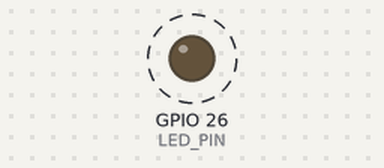
Recording of a sketch running on a simulated ESP32. Shown: output pins drawn as LEDs (lit = HIGH). Dashed ring = blinking. What the sketch prints to the serial monitor is not drawn.

Above: at 0.2 s.
Timing chart, 0 to 3.0 s (numbered marks = the images above):
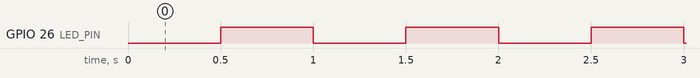

The sketch:

AeroSense_U1_Blink.ino
```cpp
/*
 * ============================================================================
 *  AeroSense  |  Unit U1 - Power / Compute Smoke Test
 *  File: 01_U1_blink_smoketest.ino
 * ============================================================================
 *
 *  WHAT THIS SKETCH DOES (in plain English)
 *  ----------------------------------------
 *  This is the FIRST program you flash to a brand-new ESP32 board for the
 *  AeroSense vape-detection node. It does NOT touch any sensors yet. Its only
 *  job is to prove the boring-but-critical foundation works:
 *
 *     1. The Arduino IDE can compile code for your ESP32.
 *     2. The USB cable + driver can upload that code to the board.
 *     3. The board powers up and runs (the 3.3 V rail is stable).
 *     4. You can see text from the board in the Serial Monitor.
 *     5. A GPIO pin can actually drive an LED.
 *
 *  It blinks the red LED on GPIO26 at 1 Hz (on 0.5 s, off 0.5 s) and prints
 *  "Blink alive" to the Serial Monitor once every second.
 *
 *  If THIS works, your whole toolchain + power + wiring foundation is solid,
 *  and you can move on to the PMS5003, SGP40, and buzzer with confidence. If
 *  something is broken, it is far easier to debug here than after you have
 *  added five other components.
 *
 *  WHY millis() INSTEAD OF delay()
 *  -------------------------------
 *  A blink can be done with delay(500). But on this project we build a habit:
 *  the final firmware reads a PMS5003 air-quality sensor over a serial port
 *  (UART). If the code ever sits inside delay(), it stops reading that port,
 *  the sensor's buffer overflows, and the data frames get CORRUPTED. So even
 *  though this demo has no sensor yet, we use the SAME non-blocking millis()
 *  timing pattern you will use everywhere else. Learn it here while it is
 *  simple. We use NO delay() anywhere in this sketch.
 *
 *  HOW millis() TIMING WORKS
 *  -------------------------
 *  millis() returns the number of milliseconds since the board powered on. The
 *  pattern is always the same:
 *      if (now - lastTime >= interval) {   // has enough time passed?
 *          lastTime = now;                 // remember "now" for next time
 *          ...do the thing...              // runs once per interval
 *      }
 *  loop() keeps spinning at full speed; the "if" only fires when the interval
 *  has elapsed. Nothing is ever blocked.
 *
 *  Note on the ~49.7-day "rollover": millis() is a 32-bit unsigned counter, so
 *  it wraps back to 0 after about 49.7 days of uptime. Because we keep all of
 *  now/lastBlinkMs/lastHeartbeatMs as uint32_t and compare with the
 *  (now - lastTime) subtraction, the unsigned math wraps correctly and the
 *  timing keeps working right through the rollover. (Do NOT rewrite this as
 *  now >= lastTime + interval -- that form breaks at the rollover.)
 *
 *  ARDUINO IDE SETTINGS (do this before uploading)
 *  -----------------------------------------------
 *    - Install the "esp32 by Espressif Systems" board package (Boards Manager).
 *    - Tools > Board:  "ESP32 Dev Module"
 *    - Tools > Port:   the COM port that appears when you plug in the board
 *                      (Windows). If no port appears, install the CP210x or
 *                      CH340 USB-serial driver for your board.
 *    - Tools > Upload Speed: 115200 (a safe default if uploads fail)
 *    - Open Tools > Serial Monitor and set the baud dropdown to 115200.
 *
 *  WIRING FOR THIS TEST (only the LED is needed)
 *  ---------------------------------------------
 *    GPIO26 ---[ 220 ohm resistor ]---> LED long leg (anode, +)
 *    LED short leg (cathode, -) -------> GND
 *  The resistor protects the LED and the ESP32 pin. Polarity matters: if the
 *  LED never lights, try flipping it around.
 *
 *  REFERENCE PIN MAP FOR THE FULL AeroSense NODE (for later units; not wired
 *  or used in this smoke test, listed here so the file is self-documenting):
 *    - PMS5003 (PM2.5): UART Serial2, RX2 = GPIO16, TX2 = GPIO17, 9600 baud,
 *                       SERIAL_8N1. VCC from 5V / VIN (NOT 3.3 V).
 *    - SGP40 (VOC):     I2C, SDA = GPIO21, SCL = GPIO22, address 0x59, VCC 3.3V.
 *    - Buzzer (active): GPIO25 through a 220 ohm resistor.
 *    - Red LED:         GPIO26 through a 220 ohm resistor.
 *    - Debug serial:    115200 baud (used below).
 * ============================================================================
 */

// ---------------------------------------------------------------------------
// PIN ASSIGNMENTS
// ---------------------------------------------------------------------------
// "const" means this value never changes while the program runs. Using a named
// constant (instead of typing 26 everywhere) makes the code readable and means
// you only change the number in ONE place if the wiring ever changes.
const uint8_t LED_PIN = 26;   // Red LED, on GPIO26 (through a 220 ohm resistor)

// ---------------------------------------------------------------------------
// TIMING SETTINGS
// ---------------------------------------------------------------------------
// We want a 1 Hz blink: one full on+off cycle per second. That means we toggle
// the LED every 500 ms (half a second on, half a second off = 1000 ms total).
const uint32_t BLINK_INTERVAL_MS = 500;      // toggle the LED every 500 ms
const uint32_t HEARTBEAT_INTERVAL_MS = 1000; // print "Blink alive" every 1000 ms

// ---------------------------------------------------------------------------
// STATE VARIABLES
// ---------------------------------------------------------------------------
// These remember information BETWEEN passes through loop(). They are declared
// here (outside any function) so their values survive from one loop() call to
// the next. A variable declared inside loop() would reset every pass.

// Records the millis() value the last time we toggled the LED.
uint32_t lastBlinkMs = 0;

// Records the millis() value the last time we printed the heartbeat message.
uint32_t lastHeartbeatMs = 0;

// Tracks whether the LED is currently ON (true) or OFF (false) so we can flip
// it each interval. "bool" holds only true/false.
bool ledIsOn = false;

// ---------------------------------------------------------------------------
// setup() - runs ONCE when the board powers on or is reset
// ---------------------------------------------------------------------------
void setup() {
  // Start the USB serial link so we can print messages to the Serial Monitor.
  // 115200 is the baud rate (speed). The Serial Monitor must be set to the SAME
  // number or you will see garbage characters.
  // (We intentionally do NOT use `while (!Serial)`: this board talks to the PC
  //  through a CP210x/CH340 UART bridge, so Serial is always "ready" and such a
  //  wait would just hang the board whenever no monitor is open.)
  Serial.begin(115200);

  // Tell the ESP32 that GPIO26 is an OUTPUT (we are driving it, not reading it).
  pinMode(LED_PIN, OUTPUT);

  // Start with the LED OFF in a known state. LOW = 0 volts = off.
  digitalWrite(LED_PIN, LOW);
  ledIsOn = false;

  // A few friendly startup lines so you know the board booted and which sketch
  // is running. These print only once, right after power-up.
  Serial.println();
  Serial.println(F("============================================"));
  Serial.println(F("AeroSense U1 - Blink Smoke Test"));
  Serial.println(F("Red LED on GPIO26 should blink at 1 Hz."));
  Serial.println(F("You should see 'Blink alive' once per second."));
  Serial.println(F("============================================"));

  // NOTE: F("...") stores the text in flash (program) memory instead of RAM.
  // It is a tiny optimization that is good practice on microcontrollers.
}

// ---------------------------------------------------------------------------
// loop() - runs OVER AND OVER, forever, as fast as the chip can
// ---------------------------------------------------------------------------
// The whole sketch is non-blocking: loop() never waits. It just checks the
// clock and acts when the right amount of time has passed.
void loop() {
  // Read the clock ONCE at the top of the loop. Using one snapshot for all the
  // checks below keeps the timing consistent within this pass.
  uint32_t now = millis();

  // -------------------------------------------------------------------------
  // TASK 1: Toggle the LED every BLINK_INTERVAL_MS (500 ms) -> 1 Hz blink.
  // -------------------------------------------------------------------------
  if (now - lastBlinkMs >= BLINK_INTERVAL_MS) {
    // Remember the moment we toggled so the next toggle is timed from here.
    lastBlinkMs = now;

    // Flip the LED state: if it was on, turn it off, and vice versa.
    ledIsOn = !ledIsOn;                          // "!" means "not" (invert)
    digitalWrite(LED_PIN, ledIsOn ? HIGH : LOW); // HIGH = 3.3 V (on), LOW = off
  }

  // -------------------------------------------------------------------------
  // TASK 2: Print the heartbeat every HEARTBEAT_INTERVAL_MS (1000 ms).
  // -------------------------------------------------------------------------
  // This is a SEPARATE timer from the blink. Notice both tasks live in the same
  // loop() and neither blocks the other - exactly how the full firmware will
  // run the sensor poll, the alert toggle, and the network send side by side.
  if (now - lastHeartbeatMs >= HEARTBEAT_INTERVAL_MS) {
    lastHeartbeatMs = now;

    // Print the required heartbeat line. We also print the uptime in seconds so
    // you can watch the number climb and confirm the board is alive and timing.
    Serial.print(F("Blink alive  |  uptime: "));
    Serial.print(now / 1000);   // milliseconds -> whole seconds
    Serial.println(F(" s"));
  }

  // loop() ends here and immediately starts again. There is no delay(): the
  // chip spins through this function thousands of times per second, and the two
  // "if" blocks above only do their work when their interval has elapsed.
}
```

Measured:
- by itself, GPIO 26 (LED_PIN): alternates HIGH for 0.50 s and LOW for 0.50 s
